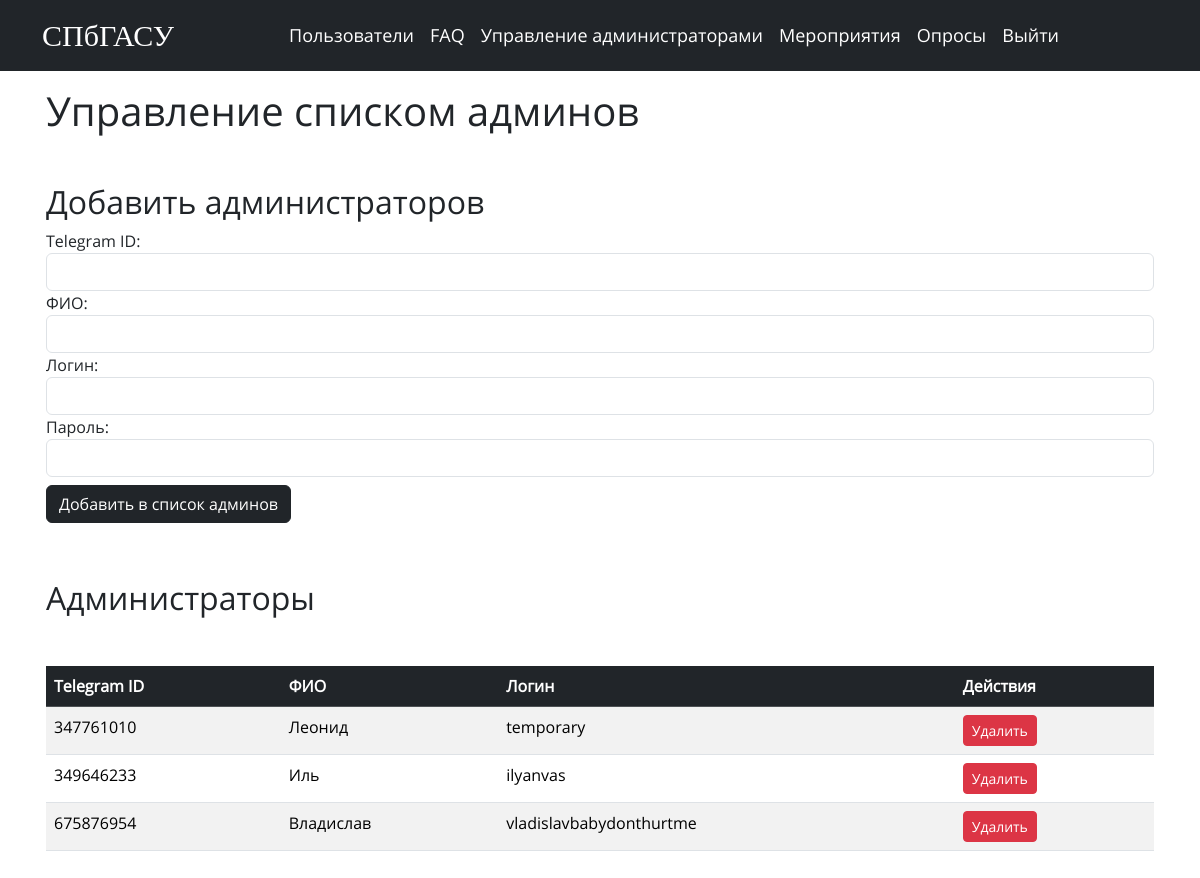
Before: /admin_management with the older database file.
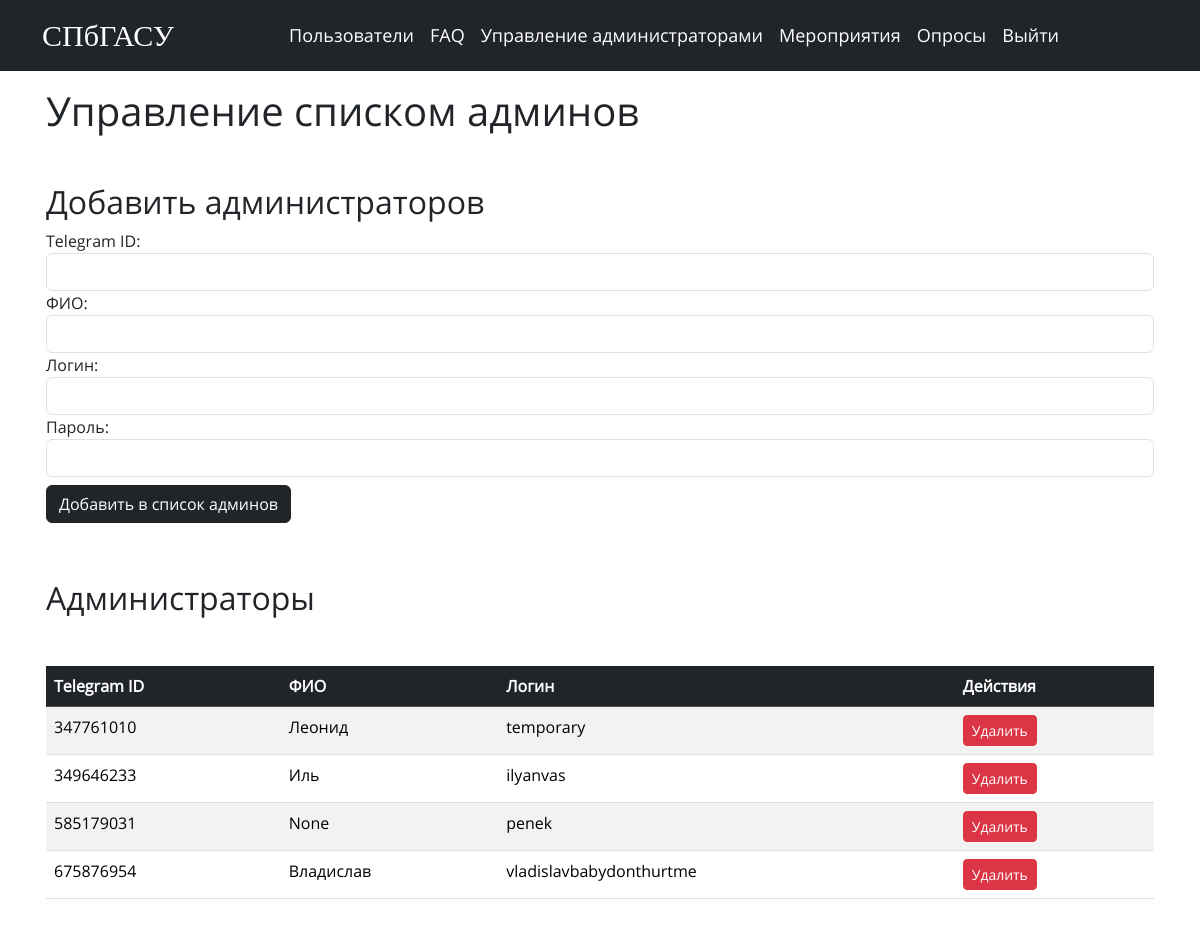
After: the same page with the newer database file.
### tables this page shows
CREATE TABLE admins
                 (tg_id INTEGER PRIMARY KEY, username TEXT, login TEXT, password TEXT);

### web/index.py (the view, shortened to what this page needs)
@app.route('/admin_management', methods=['GET', 'POST'])
@auth.login_required
def admin_management():
    admins = get_all_admins()
    return render_template('admin_management.html', admins=admins)

### utility/db.py (called while the page is built)
def get_all_admins():
    conn = sqlite3.connect('my_database.db')
    c = conn.cursor()
    c.execute("SELECT * FROM admins")
    a = list(c.fetchall())
    conn.commit()
    conn.close()
    return a

### web/templates/admin_management.html (shortened to what this page needs)
<!DOCTYPE html>
<html>
<head>
    <link href="https://cdn.jsdelivr.net/npm/bootstrap@5.3.3/dist/css/bootstrap.min.css" rel="stylesheet">
    <link rel="stylesheet" href="{{ url_for('static', filename='styles.css') }}">
</head>
<body>
    {% include 'header.html' %}
    <div class="p-3 container">
        <h1>Управление списком админов</h1>
        <h2 class="mt-5">Добавить администраторов</h2>
        <form method="post" autocomplete="off" onsubmit="return validateForm()">
            <div class="form-group">
                <label for="tg_id">Telegram ID:</label>
                <input type="number" class="form-control" id="tg_id" name="tg_id" required>
            </div>
            <div class="form-group">
                <label for="username">ФИО:</label>
                <input type="text" class="form-control" id="username" name="username" required>
            </div>
            <div class="form-group">
                <label for="username">Логин:</label>
                <input type="text" class="form-control" id="username" name="login" required>
            </div>
            <div class="form-group">
                <label for="username">Пароль:</label>
                <input type="password" class="form-control" id="username" name="password" required>
            </div>
            <button type="submit" class="btn btn-dark my-2" name="add_admin">Добавить в список админов</button>
        </form>
        <h2 class="my-5">Администраторы</h2>
        <div class="table-responsive-md my-5">
        <table class="table table-striped">
            <thead class="table-dark">
                <tr>
                    <th>Telegram ID</th>
                    <th>ФИО</th>
                    <th>Логин</th>
                    <th>Действия</th>
                </tr>
            </thead>
            <tbody class="table-hover">
                {% for admin in admins %}
                <tr>
                    <td>{{ admin[0] }}</td>
                    <td>{{ admin[1] }}</td>
                    <td>{{ admin[2] }}</td>
                    <td>
                        <form method="post">
                            <button type="submit" class="btn btn-danger btn-sm" name="delete_admin">Удалить</button>
                        </form>
                    </td>
                </tr>
                {% endfor %}
            </tbody>
        </table>
        </div>
    </div>
</body>
</html>

### web/templates/header.html (shortened to what this page needs)
<header>
    <nav class="navbar navbar-expand-lg navbar-dark bg-dark">
        <div class="container">
            <a class="navbar-brand brand" href="/">СПбГАСУ</a>
            <div class="collapse navbar-collapse" id="navbarNav">
                <ul class="navbar-nav mx-auto flex-md-row flex-column">
                    <li class="nav-item">
                        <a class="nav-link text-white" href="{{ url_for('users') }}">Пользователи</a>
                    </li>
                    <li class="nav-item">
                        <a class="nav-link text-white" href="{{ url_for('faq') }}">FAQ</a>
                    </li>
                    <li class="nav-item">
                        <a class="nav-link text-white" href="{{ url_for('admin_management') }}">Управление администраторами</a>
                    </li>
                    <li class="nav-item">
                        <a class="nav-link text-white" href="{{ url_for('events') }}">Мероприятия</a>
                    </li>
                    <li class="nav-item">
                        <a class="nav-link text-white" href="{{ url_for('quiz') }}">Опросы</a>
                    </li>
                    <li class="nav-item">
                        <a class="nav-link text-white" href="{{ url_for('logout') }}">Выйти</a>
                    </li>
                </ul>
            </div>
        </div>
    </nav>
</header>

### web/static/styles.css (style rules this page uses)
:root { --primary-color: #0000ff; --secondary-color: #e2d7d3; --accent-color: #7daae3; --dark-color: #7994c2; --text-color: #000000; }
.brand { font-size: 30px !important; font-family: 'Mak'; }
* { font-family: 'Open'; }
ol, li, li h3 { font-size: 18px !important; }

Changed rows visible on the page:
added admins: tg_id "585179031", admin "None", login "penek"
